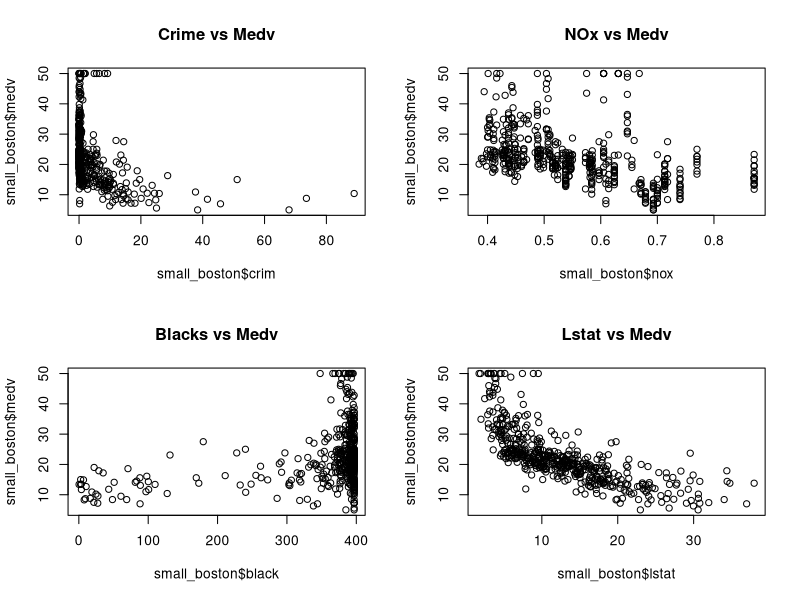
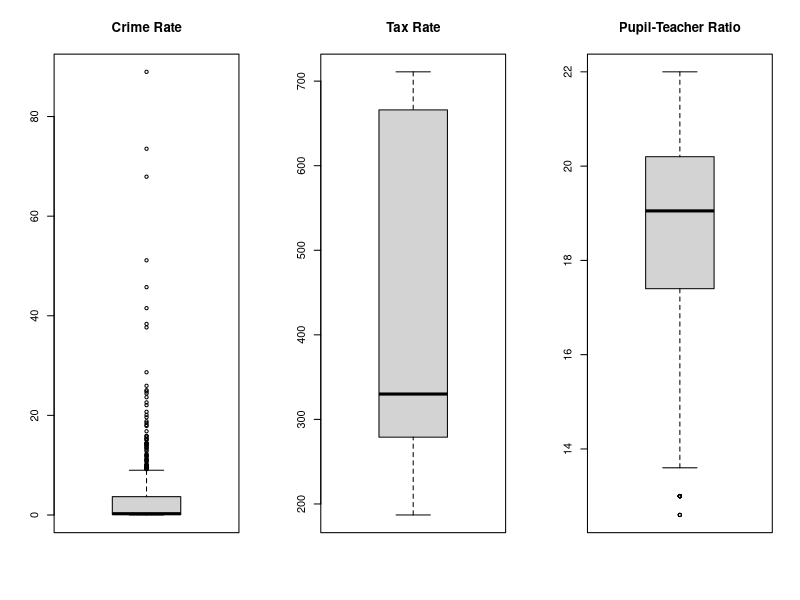

Write R code to recreate these figures, in order.
## ---- chunk 1
library(MASS)
data(Boston)

# Report class and dimensions
class(Boston)
dim(Boston)
## ---- chunk 2
# Create smaller dataset
small_boston <- Boston[, c("medv", "crim", "nox", "black", "lstat")]

# Scatter plots in different panels
par(mfrow = c(2, 2))
plot(small_boston$crim, small_boston$medv, main="Crime vs Medv")
plot(small_boston$nox, small_boston$medv, main="NOx vs Medv")
plot(small_boston$black, small_boston$medv, main="Blacks vs Medv")
plot(small_boston$lstat, small_boston$medv, main="Lstat vs Medv")
## ---- chunk 3
 # Suburb with lowest medv
min_medv_suburb <- Boston[which.min(Boston$medv), ]
print(min_medv_suburb)

# Compare with overall ranges
summary(Boston)
## ---- chunk 4
par(mfrow = c(1, 3))
boxplot(Boston$crim, main="Crime Rate")
boxplot(Boston$tax, main="Tax Rate")
boxplot(Boston$ptratio, main="Pupil-Teacher Ratio")
